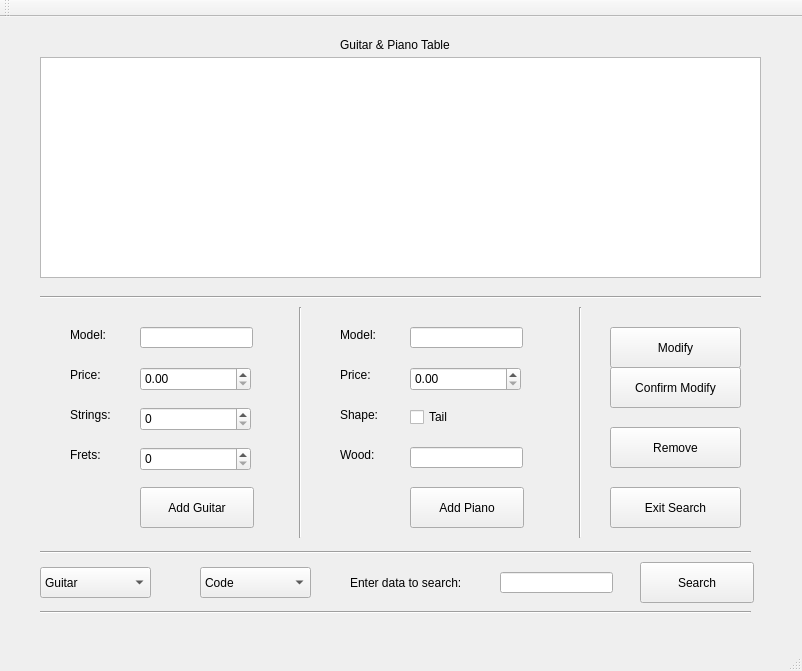
<?xml version="1.0" encoding="UTF-8"?>
<ui version="4.0">
 <class>MainWindow</class>
 <widget class="QMainWindow" name="MainWindow">
  <property name="geometry">
   <rect>
    <x>0</x>
    <y>0</y>
    <width>802</width>
    <height>671</height>
   </rect>
  </property>
  <property name="windowTitle">
   <string>MainWindow</string>
  </property>
  <widget class="QWidget" name="centralWidget">
   <widget class="QTableWidget" name="tableWidget">
    <property name="geometry">
     <rect>
      <x>40</x>
      <y>40</y>
      <width>721</width>
      <height>221</height>
     </rect>
    </property>
   </widget>
   <widget class="Line" name="line">
    <property name="geometry">
     <rect>
      <x>40</x>
      <y>270</y>
      <width>721</width>
      <height>20</height>
     </rect>
    </property>
    <property name="orientation">
     <enum>Qt::Horizontal</enum>
    </property>
   </widget>
   <widget class="Line" name="line_2">
    <property name="geometry">
     <rect>
      <x>40</x>
      <y>585</y>
      <width>711</width>
      <height>20</height>
     </rect>
    </property>
    <property name="orientation">
     <enum>Qt::Horizontal</enum>
    </property>
   </widget>
   <widget class="QLabel" name="label">
    <property name="geometry">
     <rect>
      <x>340</x>
      <y>20</y>
      <width>151</width>
      <height>16</height>
     </rect>
    </property>
    <property name="text">
     <string>Guitar &amp; Piano Table</string>
    </property>
   </widget>
   <widget class="QPushButton" name="pushButton_4">
    <property name="geometry">
     <rect>
      <x>640</x>
      <y>545</y>
      <width>114</width>
      <height>41</height>
     </rect>
    </property>
    <property name="text">
     <string>Search</string>
    </property>
    <property name="autoDefault">
     <bool>false</bool>
    </property>
   </widget>
   <widget class="Line" name="line_3">
    <property name="geometry">
     <rect>
      <x>40</x>
      <y>525</y>
      <width>711</width>
      <height>20</height>
     </rect>
    </property>
    <property name="orientation">
     <enum>Qt::Horizontal</enum>
    </property>
   </widget>
   <widget class="QComboBox" name="comboBox">
    <property name="geometry">
     <rect>
      <x>40</x>
      <y>550</y>
      <width>111</width>
      <height>31</height>
     </rect>
    </property>
    <item>
     <property name="text">
      <string>Guitar</string>
     </property>
    </item>
    <item>
     <property name="text">
      <string>Piano</string>
     </property>
    </item>
   </widget>
   <widget class="QComboBox" name="comboBox_2">
    <property name="geometry">
     <rect>
      <x>200</x>
      <y>550</y>
      <width>111</width>
      <height>31</height>
     </rect>
    </property>
    <item>
     <property name="text">
      <string>Code</string>
     </property>
    </item>
    <item>
     <property name="text">
      <string>Model</string>
     </property>
    </item>
    <item>
     <property name="text">
      <string>Price</string>
     </property>
    </item>
    <item>
     <property name="text">
      <string>Strings</string>
     </property>
    </item>
    <item>
     <property name="text">
      <string>Frets</string>
     </property>
    </item>
   </widget>
   <widget class="QLineEdit" name="lineEdit">
    <property name="geometry">
     <rect>
      <x>500</x>
      <y>555</y>
      <width>113</width>
      <height>21</height>
     </rect>
    </property>
   </widget>
   <widget class="QLabel" name="label_3">
    <property name="geometry">
     <rect>
      <x>350</x>
      <y>555</y>
      <width>151</width>
      <height>21</height>
     </rect>
    </property>
    <property name="text">
     <string>Enter data to search:</string>
    </property>
   </widget>
   <widget class="QPushButton" name="pushButton">
    <property name="geometry">
     <rect>
      <x>140</x>
      <y>470</y>
      <width>114</width>
      <height>41</height>
     </rect>
    </property>
    <property name="text">
     <string>Add Guitar</string>
    </property>
   </widget>
   <widget class="QLineEdit" name="lineEdit_2">
    <property name="geometry">
     <rect>
      <x>140</x>
      <y>310</y>
      <width>113</width>
      <height>21</height>
     </rect>
    </property>
   </widget>
   <widget class="QLabel" name="label_2">
    <property name="geometry">
     <rect>
      <x>70</x>
      <y>310</y>
      <width>62</width>
      <height>16</height>
     </rect>
    </property>
    <property name="text">
     <string>Model:</string>
    </property>
   </widget>
   <widget class="QLabel" name="label_4">
    <property name="geometry">
     <rect>
      <x>70</x>
      <y>350</y>
      <width>62</width>
      <height>16</height>
     </rect>
    </property>
    <property name="text">
     <string>Price:</string>
    </property>
   </widget>
   <widget class="QLabel" name="label_5">
    <property name="geometry">
     <rect>
      <x>70</x>
      <y>390</y>
      <width>62</width>
      <height>16</height>
     </rect>
    </property>
    <property name="text">
     <string>Strings:</string>
    </property>
   </widget>
   <widget class="QLabel" name="label_6">
    <property name="geometry">
     <rect>
      <x>70</x>
      <y>430</y>
      <width>62</width>
      <height>16</height>
     </rect>
    </property>
    <property name="text">
     <string>Frets:</string>
    </property>
   </widget>
   <widget class="QDoubleSpinBox" name="doubleSpinBox">
    <property name="geometry">
     <rect>
      <x>140</x>
      <y>350</y>
      <width>111</width>
      <height>24</height>
     </rect>
    </property>
   </widget>
   <widget class="QSpinBox" name="spinBox">
    <property name="geometry">
     <rect>
      <x>140</x>
      <y>390</y>
      <width>111</width>
      <height>24</height>
     </rect>
    </property>
   </widget>
   <widget class="QSpinBox" name="spinBox_2">
    <property name="geometry">
     <rect>
      <x>140</x>
      <y>430</y>
      <width>111</width>
      <height>24</height>
     </rect>
    </property>
   </widget>
   <widget class="Line" name="line_4">
    <property name="geometry">
     <rect>
      <x>290</x>
      <y>290</y>
      <width>20</width>
      <height>231</height>
     </rect>
    </property>
    <property name="orientation">
     <enum>Qt::Vertical</enum>
    </property>
   </widget>
   <widget class="QLabel" name="label_7">
    <property name="geometry">
     <rect>
      <x>340</x>
      <y>350</y>
      <width>62</width>
      <height>16</height>
     </rect>
    </property>
    <property name="text">
     <string>Price:</string>
    </property>
   </widget>
   <widget class="QLabel" name="label_8">
    <property name="geometry">
     <rect>
      <x>340</x>
      <y>390</y>
      <width>62</width>
      <height>16</height>
     </rect>
    </property>
    <property name="text">
     <string>Shape:</string>
    </property>
   </widget>
   <widget class="QLabel" name="label_9">
    <property name="geometry">
     <rect>
      <x>340</x>
      <y>430</y>
      <width>62</width>
      <height>16</height>
     </rect>
    </property>
    <property name="text">
     <string>Wood:</string>
    </property>
   </widget>
   <widget class="QLabel" name="label_10">
    <property name="geometry">
     <rect>
      <x>340</x>
      <y>310</y>
      <width>62</width>
      <height>16</height>
     </rect>
    </property>
    <property name="text">
     <string>Model:</string>
    </property>
   </widget>
   <widget class="QLineEdit" name="lineEdit_3">
    <property name="geometry">
     <rect>
      <x>410</x>
      <y>310</y>
      <width>113</width>
      <height>21</height>
     </rect>
    </property>
   </widget>
   <widget class="QDoubleSpinBox" name="doubleSpinBox_2">
    <property name="geometry">
     <rect>
      <x>410</x>
      <y>350</y>
      <width>111</width>
      <height>24</height>
     </rect>
    </property>
   </widget>
   <widget class="QPushButton" name="pushButton_2">
    <property name="geometry">
     <rect>
      <x>410</x>
      <y>470</y>
      <width>114</width>
      <height>41</height>
     </rect>
    </property>
    <property name="text">
     <string>Add Piano</string>
    </property>
   </widget>
   <widget class="QCheckBox" name="checkBox">
    <property name="geometry">
     <rect>
      <x>410</x>
      <y>390</y>
      <width>87</width>
      <height>20</height>
     </rect>
    </property>
    <property name="text">
     <string>Tail</string>
    </property>
   </widget>
   <widget class="Line" name="line_5">
    <property name="geometry">
     <rect>
      <x>570</x>
      <y>290</y>
      <width>20</width>
      <height>231</height>
     </rect>
    </property>
    <property name="orientation">
     <enum>Qt::Vertical</enum>
    </property>
   </widget>
   <widget class="QPushButton" name="pushButton_3">
    <property name="geometry">
     <rect>
      <x>610</x>
      <y>310</y>
      <width>131</width>
      <height>41</height>
     </rect>
    </property>
    <property name="text">
     <string>Modify</string>
    </property>
   </widget>
   <widget class="QPushButton" name="pushButton_5">
    <property name="geometry">
     <rect>
      <x>610</x>
      <y>410</y>
      <width>131</width>
      <height>41</height>
     </rect>
    </property>
    <property name="text">
     <string>Remove</string>
    </property>
   </widget>
   <widget class="QPushButton" name="pushButton_6">
    <property name="geometry">
     <rect>
      <x>610</x>
      <y>350</y>
      <width>131</width>
      <height>41</height>
     </rect>
    </property>
    <property name="text">
     <string>Confirm Modify</string>
    </property>
   </widget>
   <widget class="QPushButton" name="pushButton_7">
    <property name="geometry">
     <rect>
      <x>610</x>
      <y>470</y>
      <width>131</width>
      <height>41</height>
     </rect>
    </property>
    <property name="text">
     <string>Exit Search</string>
    </property>
   </widget>
   <widget class="QLineEdit" name="lineEdit_4">
    <property name="geometry">
     <rect>
      <x>410</x>
      <y>430</y>
      <width>113</width>
      <height>21</height>
     </rect>
    </property>
   </widget>
  </widget>
  <widget class="QToolBar" name="mainToolBar">
   <attribute name="toolBarArea">
    <enum>TopToolBarArea</enum>
   </attribute>
   <attribute name="toolBarBreak">
    <bool>false</bool>
   </attribute>
  </widget>
  <widget class="QStatusBar" name="statusBar"/>
  <widget class="QMenuBar" name="menuBar">
   <property name="geometry">
    <rect>
     <x>0</x>
     <y>0</y>
     <width>802</width>
     <height>22</height>
    </rect>
   </property>
  </widget>
 </widget>
 <layoutdefault spacing="6" margin="11"/>
 <resources/>
 <connections/>
</ui>
